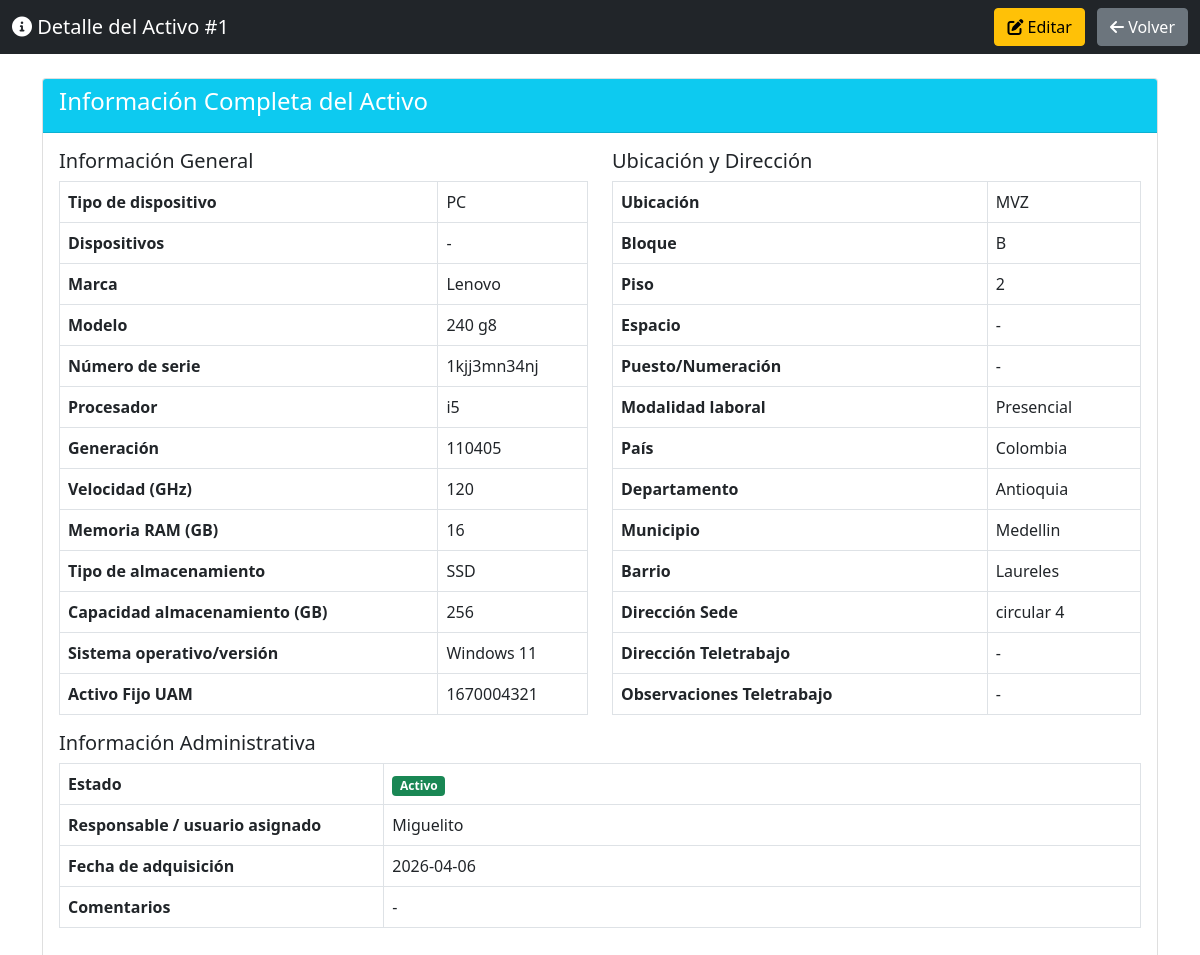
Screenshot of /ver/1 with the database file from the repository.
### database.py (models this page shows, shortened)
class ActivoTIC(db.Model):
    __tablename__ = 'activos_tic'
    id = db.Column(db.Integer, primary_key=True)
    tipo_dispositivo = db.Column(db.String(50), nullable=False)
    dispositivos = db.Column(db.String(100))
    marca = db.Column(db.String(100))
    modelo = db.Column(db.String(100))
    numero_serie = db.Column(db.String(100), unique=True)
    procesador = db.Column(db.String(100))
    generacion = db.Column(db.String(50))
    velocidad_ghz = db.Column(db.String(20))
    memoria_ram_gb = db.Column(db.String(20))
    tipo_almacenamiento = db.Column(db.String(50))
    capacidad_almacenamiento_gb = db.Column(db.String(50))
    sistema_operativo_version = db.Column(db.String(100))
    activo_fijo_uam = db.Column(db.String(100))
    ubicacion = db.Column(db.String(200))
    bloque = db.Column(db.String(50))
    piso = db.Column(db.String(50))
    espacio = db.Column(db.String(100))
    puesto_numeracion = db.Column(db.String(50))
    modalidad_laboral = db.Column(db.String(50))
    pais = db.Column(db.String(50))
    departamento = db.Column(db.String(50))
    municipio = db.Column(db.String(50))
    barrio = db.Column(db.String(100))
    direccion_sede = db.Column(db.String(200))
    direccion_teletrabajo = db.Column(db.String(200))
    observaciones_teletrabajo = db.Column(db.Text)
    estado = db.Column(db.String(50), default='Activo')
    responsable_usuario = db.Column(db.String(100))
    fecha_adquisicion = db.Column(db.String(20))
    comentarios = db.Column(db.Text)
    fecha_registro = db.Column(db.DateTime, default=datetime.utcnow)

### app.py (the view)
@app.route('/ver/<int:id>')
def ver(id):
    activo = ActivoTIC.query.get_or_404(id)
    return render_template('ver.html', activo=activo)

### templates/ver.html (shortened to what this page needs)
<!DOCTYPE html>
<html lang="es">
<head>
    <link href="https://cdn.jsdelivr.net/npm/bootstrap@5.1.3/dist/css/bootstrap.min.css" rel="stylesheet">
    <link rel="stylesheet" href="https://cdnjs.cloudflare.com/ajax/libs/font-awesome/6.0.0/css/all.min.css">
</head>
<body>
    <nav class="navbar navbar-dark bg-dark">
        <div class="container-fluid">
            <span class="navbar-brand mb-0 h1">
                <i class="fas fa-info-circle"></i> Detalle del Activo #{{ activo.id }}
            </span>
            <div>
                <a href="{{ url_for('editar', id=activo.id) }}" class="btn btn-warning me-2">
                    <i class="fas fa-edit"></i> Editar
                </a>
                <a href="{{ url_for('index') }}" class="btn btn-secondary">
                    <i class="fas fa-arrow-left"></i> Volver
                </a>
            </div>
        </div>
    </nav>
    <div class="container mt-4">
        <div class="card">
            <div class="card-header bg-info text-white">
                <h4>Información Completa del Activo</h4>
            </div>
            <div class="card-body">
                <div class="row">
                    <div class="col-md-6">
                        <h5>Información General</h5>
                        <table class="table table-bordered">
                            <tr>
                                <th>Tipo de dispositivo</th>
                                <td>{{ activo.tipo_dispositivo }}</td>
                            </tr>
                            <tr>
                                <th>Dispositivos</th>
                                <td>{{ activo.dispositivos or '-' }}</td>
                            </tr>
                            <tr>
                                <th>Marca</th>
                                <td>{{ activo.marca or '-' }}</td>
                            </tr>
                            <tr>
                                <th>Modelo</th>
                                <td>{{ activo.modelo or '-' }}</td>
                            </tr>
                            <tr>
                                <th>Número de serie</th>
                                <td>{{ activo.numero_serie or '-' }}</td>
                            </tr>
                            <tr>
                                <th>Procesador</th>
                                <td>{{ activo.procesador or '-' }}</td>
                            </tr>
                            <tr>
                                <th>Generación</th>
                                <td>{{ activo.generacion or '-' }}</td>
                            </tr>
                            <tr>
                                <th>Velocidad (GHz)</th>
                                <td>{{ activo.velocidad_ghz or '-' }}</td>
                            </tr>
                            <tr>
                                <th>Memoria RAM (GB)</th>
                                <td>{{ activo.memoria_ram_gb or '-' }}</td>
                            </tr>
                            <tr>
                                <th>Tipo de almacenamiento</th>
                                <td>{{ activo.tipo_almacenamiento or '-' }}</td>
                            </tr>
                            <tr>
                                <th>Capacidad almacenamiento (GB)</th>
                                <td>{{ activo.capacidad_almacenamiento_gb or '-' }}</td>
                            </tr>
                            <tr>
                                <th>Sistema operativo/versión</th>
                                <td>{{ activo.sistema_operativo_version or '-' }}</td>
                            </tr>
                            <tr>
                                <th>Activo Fijo UAM</th>
                                <td>{{ activo.activo_fijo_uam or '-' }}</td>
                            </tr>
                        </table>
                    </div>
                    <div class="col-md-6">
                        <h5>Ubicación y Dirección</h5>
                        <table class="table table-bordered">
                            <tr>
                                <th>Ubicación</th>
                                <td>{{ activo.ubicacion or '-' }}</td>
                            </tr>
                            <tr>
                                <th>Bloque</th>
                                <td>{{ activo.bloque or '-' }}</td>
                            </tr>
                            <tr>
                                <th>Piso</th>
                                <td>{{ activo.piso or '-' }}</td>
                            </tr>
                            <tr>
                                <th>Espacio</th>
                                <td>{{ activo.espacio or '-' }}</td>
                            </tr>
                            <tr>
                                <th>Puesto/Numeración</th>
                                <td>{{ activo.puesto_numeracion or '-' }}</td>
                            </tr>
                            <tr>
                                <th>Modalidad laboral</th>
                                <td>{{ activo.modalidad_laboral or '-' }}</td>
                            </tr>
                            <tr>
                                <th>País</th>
                                <td>{{ activo.pais or '-' }}</td>
                            </tr>
                            <tr>
                                <th>Departamento</th>
                                <td>{{ activo.departamento or '-' }}</td>
                            </tr>
                            <tr>
                                <th>Municipio</th>
                                <td>{{ activo.municipio or '-' }}</td>
                            </tr>
                            <tr>
                                <th>Barrio</th>
                                <td>{{ activo.barrio or '-' }}</td>
                            </tr>
                            <tr>
                                <th>Dirección Sede</th>
                                <td>{{ activo.direccion_sede or '-' }}</td>
                            </tr>
                            <tr>
                                <th>Dirección Teletrabajo</th>
                                <td>{{ activo.direccion_teletrabajo or '-' }}</td>
                            </tr>
                            <tr>
                                <th>Observaciones Teletrabajo</th>
                                <td>{{ activo.observaciones_teletrabajo or '-' }}</td>
                            </tr>
                        </table>
                    </div>
                    <div class="col-md-12">
                        <h5>Información Administrativa</h5>
                        <table class="table table-bordered">
                            <tr>
                                <th style="width: 30%">Estado</th>
                                <td>
                                    {% if activo.estado == 'Activo' %}
                                        <span class="badge bg-success">Activo</span>
                                    {% elif activo.estado == 'Mantenimiento' %}
                                        <span class="badge bg-warning">Mantenimiento</span>
                                    {% elif activo.estado == 'Baja' %}
                                        <span class="badge bg-danger">Baja</span>
                                    {% else %}
                                        <span class="badge bg-secondary">{{ activo.estado }}</span>
                                    {% endif %}
                                </td>
                            </tr>
                            <tr>
                                <th>Responsable / usuario asignado</th>
                                <td>{{ activo.responsable_usuario or '-' }}</td>
                            </tr>
                            <tr>
                                <th>Fecha de adquisición</th>
                                <td>{{ activo.fecha_adquisicion or '-' }}</td>
                            </tr>
                            <tr>
                                <th>Comentarios</th>
                                <td>{{ activo.comentarios or '-' }}</td>
                            </tr>
                        </table>
                    </div>
                </div>
            </div>
        </div>
    </div>
</body>
</html>

### rows the page displays
ActivoTIC: id "1", tipo_dispositivo "PC", dispositivos "-", marca "Lenovo", modelo "240 g8", numero_serie "1kjj3mn34nj", procesador "i5", generacion "110405", velocidad_ghz "120", memoria_ram_gb "16", tipo_almacenamiento "SSD", capacidad_almacenamiento_gb "256", sistema_operativo_version "Windows 11", activo_fijo_uam "1670004321", ubicacion "MVZ", bloque "B", piso "2", espacio "-", puesto_numeracion "-", modalidad_laboral "Presencial", pais "Colombia", departamento "Antioquia", municipio "Medellin", barrio "Laureles", direccion_sede "circular 4", direccion_teletrabajo "-", observaciones_teletrabajo "-", responsable_usuario "Miguelito", fecha_adquisicion "2026-04-06", comentarios "-"
